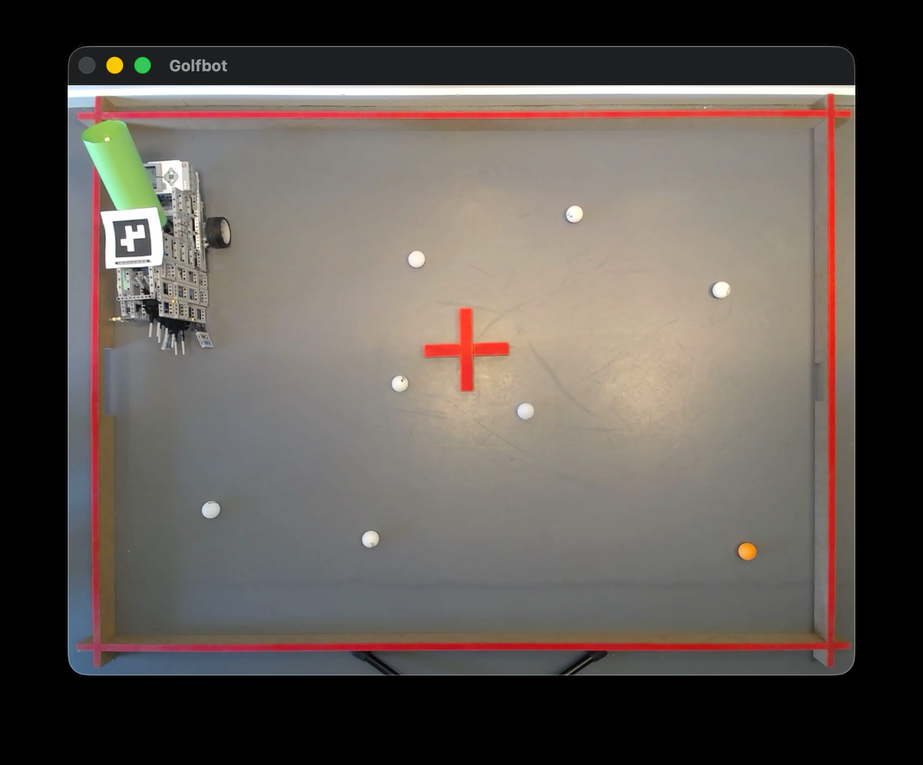
#> input picture test_img_1.png, 923 x 765 px, shrunk from 1528 x 1266 before the run, given in place of the camera
$ python contours_only.py
#> lines starting #> are read from the running program, lines starting #| are printed output that depends on the picture; after the words box and inside, x2 and y2 are one past the last pixel; in counts of white or black regions, pixels touching at a corner belong together
import cv2 as cv
import numpy as np


def main() -> None:
    cap = cv.VideoCapture(0)
    if not cap.isOpened():
        print("Error opening video stream")
        return

    while True:
        ret, frame = cap.read()
#> frame is the input picture: shape (765, 923, 3); mean B, G, R 81.7, 87.1, 94.4
        if not ret:
            print("Can't receive frame (stream end?). Exiting ...")
            break

        gray = cv.cvtColor(frame, cv.COLOR_BGR2GRAY)
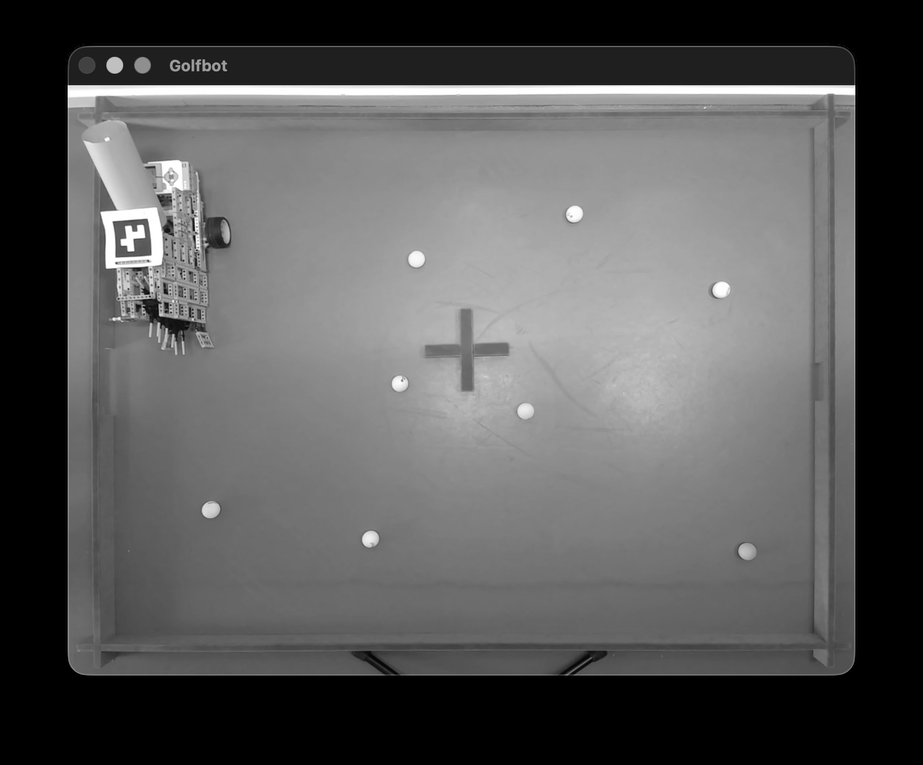
#> gray: shape (765, 923); min 0, max 255, mean 88.7
        blurred = cv.GaussianBlur(gray, (5, 5), 0)
        edges = cv.Canny(blurred, 60, 150)
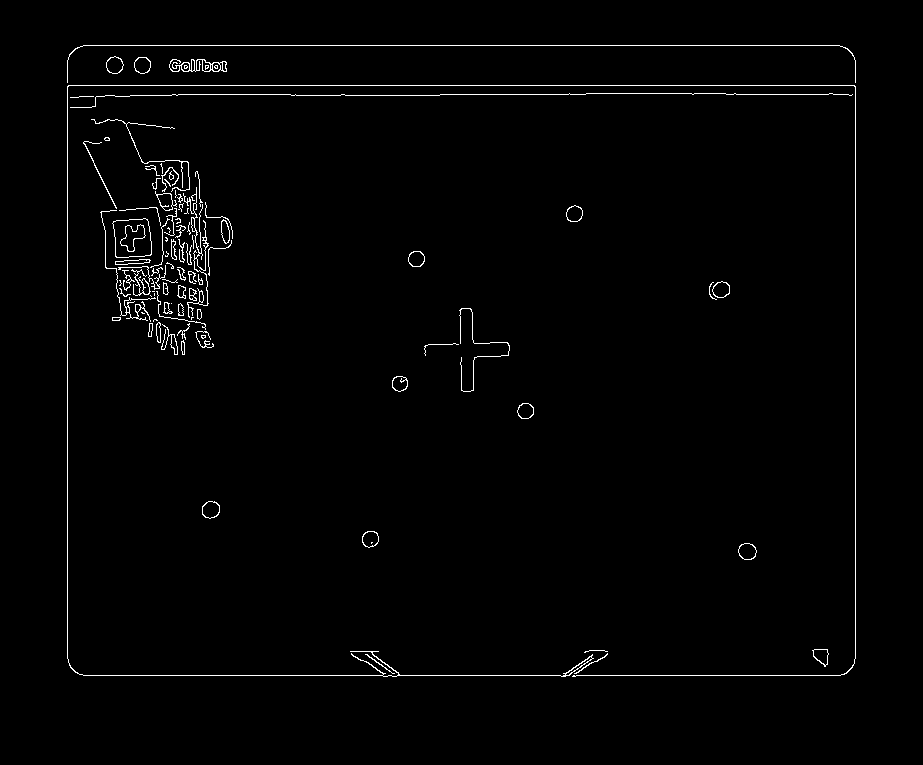
#> edges: shape (765, 923); 1.4% white in thin lines or dots, all inside (x1, y1, x2, y2) = (67, 45, 856, 677)

        contours, _ = cv.findContours(edges, cv.RETR_EXTERNAL, cv.CHAIN_APPROX_SIMPLE)
#> contours = 90 contours, 54 with area under 20; largest, box (x1, y1, x2, y2) and area: (112, 218, 152, 258) 1309, (169, 59, 227, 72) 332, (202, 501, 220, 519) 236, (738, 543, 757, 560) 232, (106, 56, 124, 74) 224

        # Draw contours on a black canvas so only contour lines are shown.
        contour_view = cv.cvtColor(np.zeros_like(gray), cv.COLOR_GRAY2BGR)
#> contour_view: shape (765, 923, 3); every value is 0
        cv.drawContours(contour_view, contours, -1, (0, 255, 0), 2)
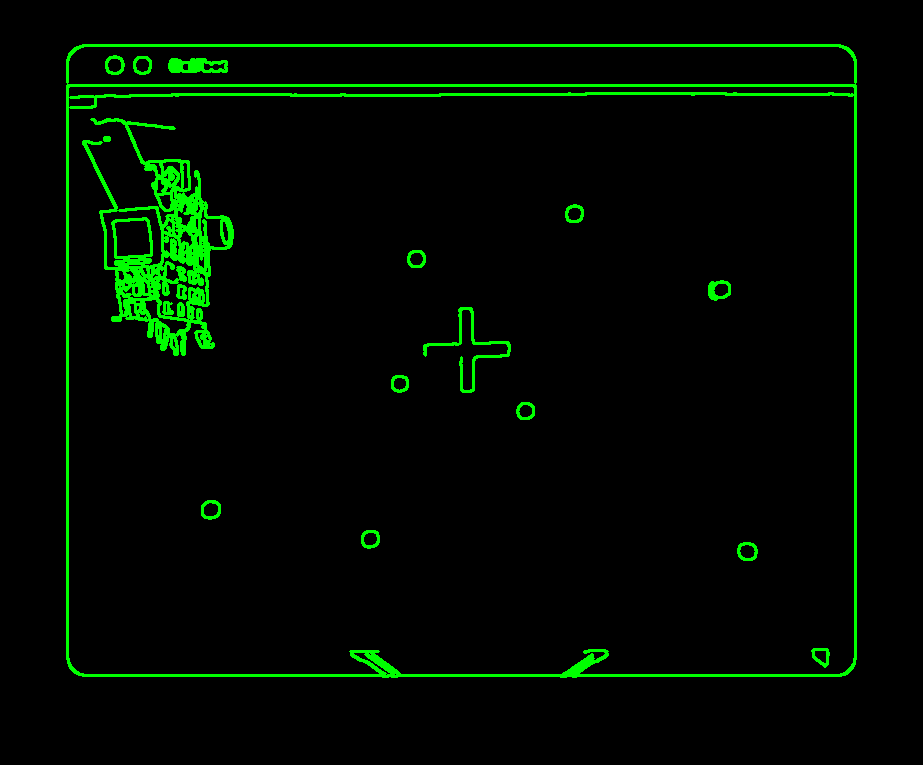
#> contour_view: shape (765, 923, 3); mean B, G, R 0, 10.4, 0

        cv.imshow("Contours Only", contour_view)
        if cv.waitKey(1) & 0xFF == ord("q"):
#> (key q is pressed here)
            break

    cap.release()
    cv.destroyAllWindows()


if __name__ == "__main__":
    main()

$ run again, on test_img_4.png
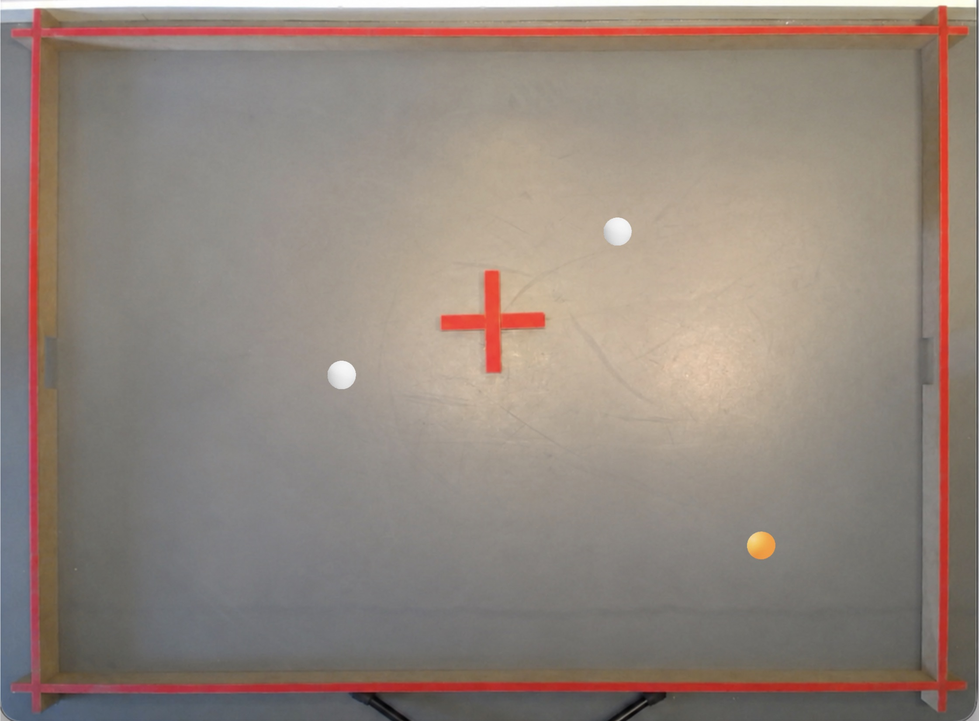
#> input picture test_img_4.png, 979 x 721 px, shrunk from 2241 x 1651 before the run, given in place of the camera
#> in main, frame is the input picture: shape (721, 979, 3); mean B, G, R 125, 133.9, 146.1
#> in main, `edges = cv.Canny(blurred, 60, 150)`:
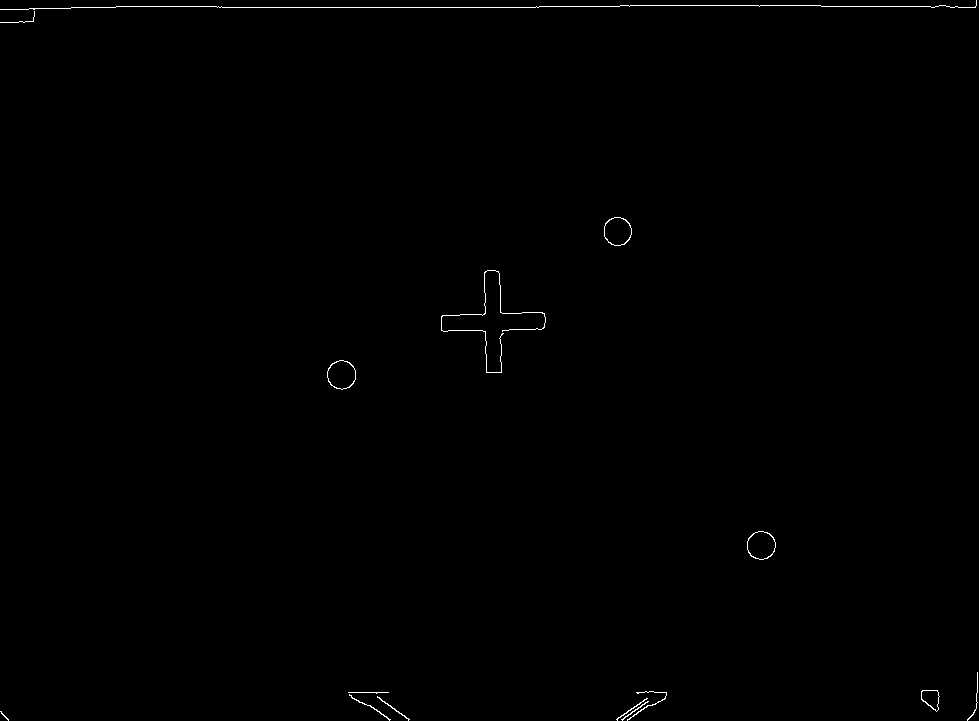
#> edges: shape (721, 979); 0.32% white in thin lines or dots
#> contours = 15 contours, 7 with area under 20; largest, box (x1, y1, x2, y2) and area: (327, 360, 356, 390) 638, (747, 531, 776, 560) 624, (604, 217, 632, 246) 612, (921, 690, 940, 712) 261, (349, 694, 391, 721) 24, (377, 696, 410, 721) 23, (627, 691, 667, 721) 22, (616, 698, 648, 721) 20
#> in main, `cv.drawContours(contour_view, contours, -1, (0, 255, 0), 2)`:
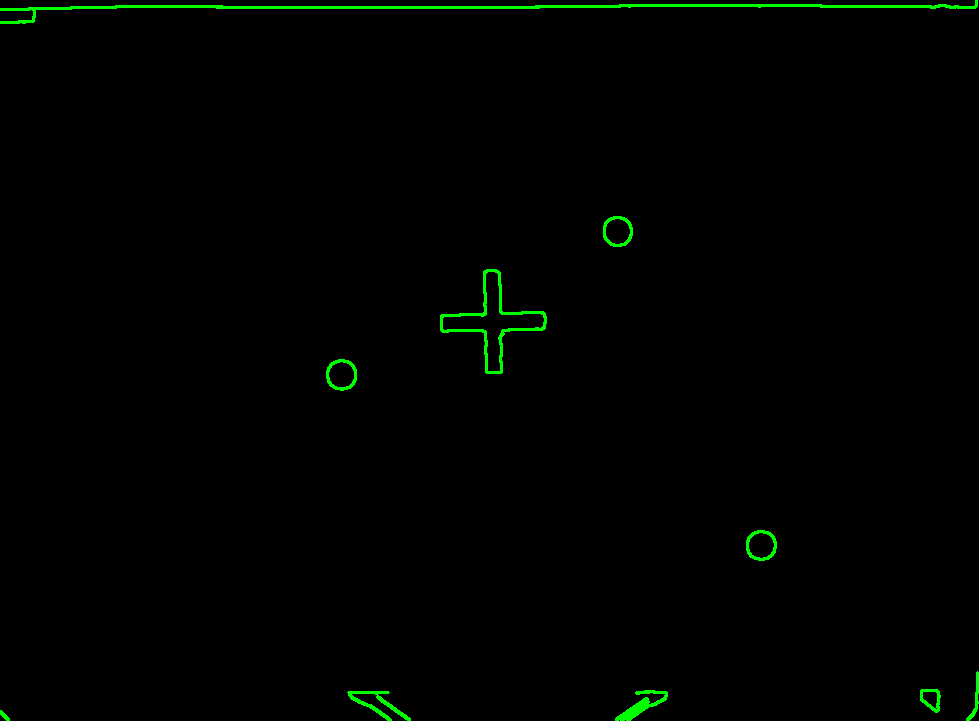
#> contour_view: shape (721, 979, 3); mean B, G, R 0, 2.5, 0
